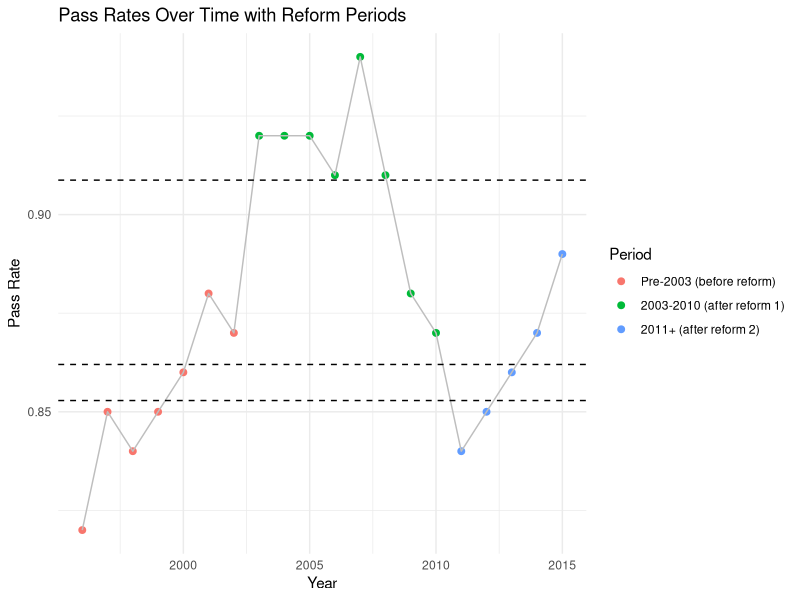
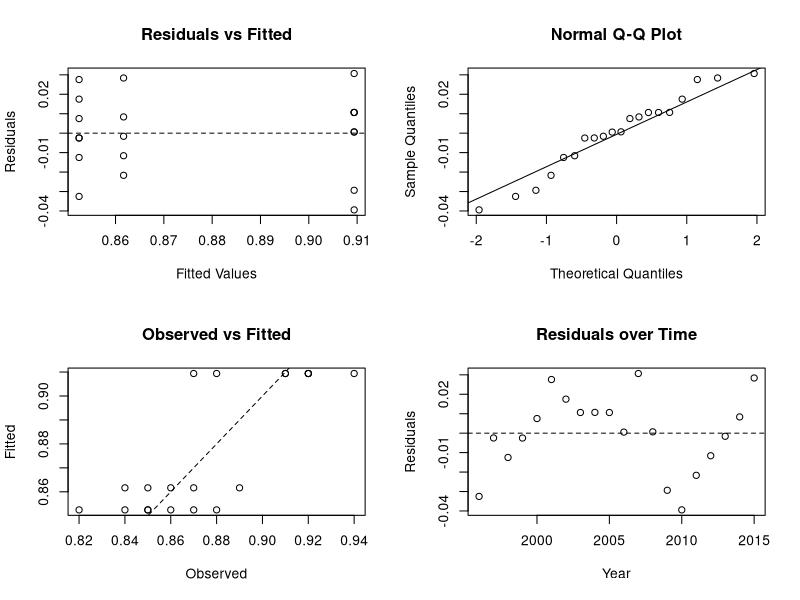
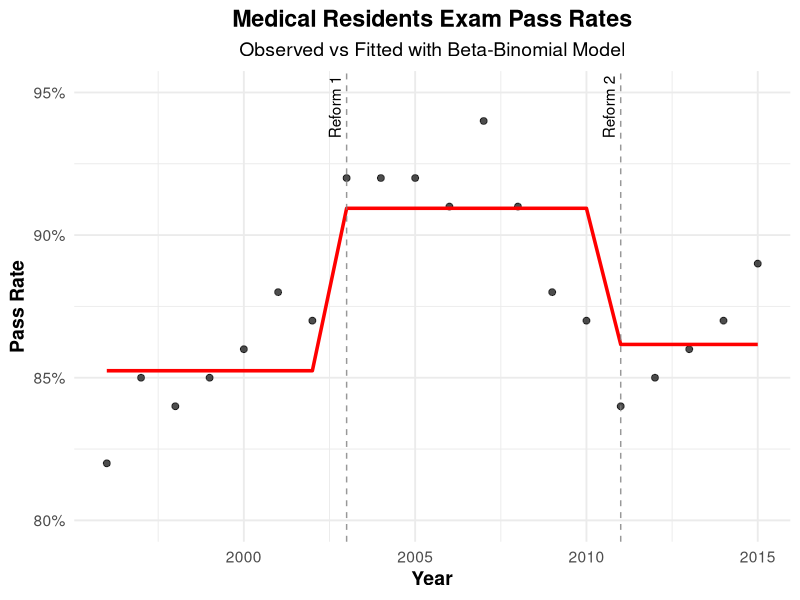
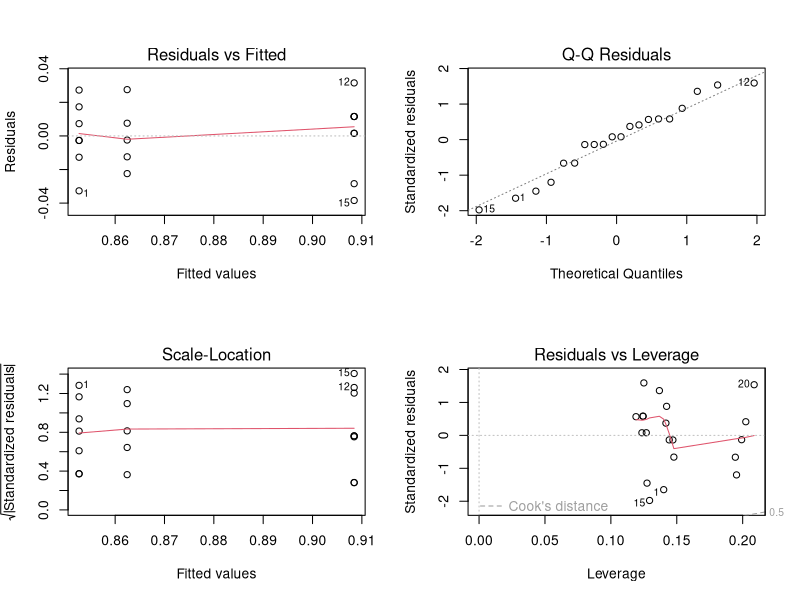
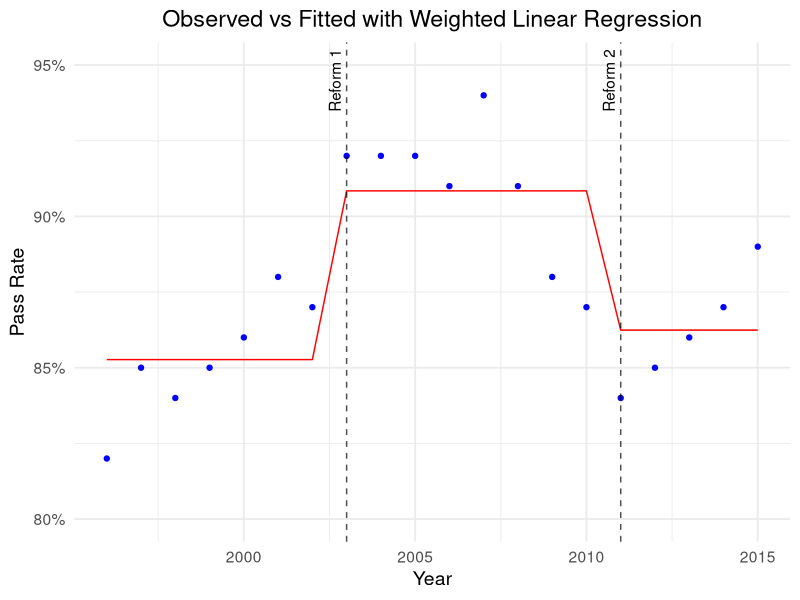

Reproduce these figures in R, in order.
## ---- chunk 1
data <- read.table("data.txt", header = TRUE, as.is = TRUE)
head(data)
## ---- chunk 2
library(dplyr)
library(ggplot2)

# Split up reform periods
data$Period <- cut(
  data$Year,
  breaks = c(1995, 2002, 2010, 2020),
  labels = c(
    "Pre-2003 (before reform)",
    "2003-2010 (after reform 1)",
    "2011+ (after reform 2)"
  )
)

# Compute average Pct for each period
period_means <- data |>
  group_by(Period) |>
  summarise(mean_pct = mean(Pct, na.rm = TRUE))

# Plot points, lines, and dashed horizontal lines
ggplot(data, aes(x = Year, y = Pct, color = Period)) +
  geom_point(size = 2) +
  geom_line(aes(group = 1), color = "grey") +
  geom_hline(
    data = period_means,
    aes(yintercept = mean_pct),
    linetype = "dashed",
    color = "black"
  ) +
  labs(
    title = "Pass Rates Over Time with Reform Periods",
    y = "Pass Rate",
    x = "Year"
  ) +
  theme_minimal()

aggregate(Pct ~ Period, data, mean)
## ---- chunk 3
library(VGAM)
library(ggplot2)
library(dplyr)
library(scales)
library(broom)
library(car)
library(sandwich)
## ---- chunk 4

x <- read.table("data.txt", header = TRUE, as.is = TRUE)

x$Pass <- round(x$N * x$Pct)
x$Fail <- x$N - x$Pass

x$timeperiod <- rep(1, nrow(x))
x$timeperiod[x$Year > 2002] <- 2
x$timeperiod[x$Year > 2010] <- 3
x$timeperiod <- factor(x$timeperiod, levels = c(1,2,3), 
                       labels = c("tp1","tp2","tp3"))

bb_model <- vglm(cbind(Pass, Fail) ~ timeperiod, betabinomial, data = x)
binomial_model <- glm(cbind(Pass, Fail) ~ timeperiod, family = binomial, data = x)


coef_all <- Coef(bb_model)
se_all   <- sqrt(diag(vcov(bb_model)))

coef_mu  <- coef_all[c("(Intercept):1", "timeperiodtp2", "timeperiodtp3")]
coef_rho <- coef_all["(Intercept):2"]

se_mu  <- se_all[c("(Intercept):1", "timeperiodtp2", "timeperiodtp3")]
se_rho <- se_all["(Intercept):2"]

z_mu  <- coef_mu / se_mu
z_rho <- coef_rho / se_rho

p_mu  <- 2 * pnorm(-abs(z_mu))
p_rho <- 2 * pnorm(-abs(z_rho))

odds_ratios <- exp(coef_mu)
pred_probs  <- plogis(coef_mu)

ci_lower <- exp(coef_mu - 1.96*se_mu)
ci_upper <- exp(coef_mu + 1.96*se_mu)

summary_table <- data.frame(
  Predictor = c("(Intercept) mu", "timeperiodtp2", "timeperiodtp3", "(Intercept) rho"),
  Log_Odds  = round(c(coef_mu, coef_rho), 3),
  Std_Error = round(c(se_mu, se_rho), 3),
  Z_value   = round(c(z_mu, z_rho), 3),
  P_value   = signif(c(p_mu, p_rho), 3),
  Odds_Ratio = c(round(odds_ratios,3), NA),
  CI_lower   = c(round(ci_lower,3), NA),
  CI_upper   = c(round(ci_upper,3), NA),
  Predicted_Prob = c(round(pred_probs,3), NA)
)

print("=== Model Summary Table (aligned correctly) ===")
print(summary_table)

cat("Beta-Binomial AIC:", AIC(bb_model), "\n")
cat("Standard Binomial AIC:", AIC(binomial_model), "\n")

x$fitted_prob <- fitted(bb_model)[,1]
x$resid_resp  <- residuals(bb_model, type = "response")

par(mfrow = c(2, 2))
plot(x$fitted_prob, x$resid_resp,
     main = "Residuals vs Fitted",
     xlab = "Fitted Values", ylab = "Residuals")
abline(h = 0, lty = 2)

qqnorm(x$resid_resp)
qqline(x$resid_resp)

plot(x$Pct, x$fitted_prob,
     main = "Observed vs Fitted",
     xlab = "Observed", ylab = "Fitted")
abline(0,1,lty=2)

plot(x$Year, x$resid_resp,
     main = "Residuals over Time",
     xlab = "Year", ylab = "Residuals")
abline(h=0,lty=2)
par(mfrow = c(1,1))

## ---- chunk 5
ggplot(x, aes(x = Year)) +
  geom_point(aes(y = Pct), color = "black", size = 2, alpha = 0.7) +
  geom_line(aes(y = fitted_prob), color = "red", size = 1.2) +
  geom_vline(xintercept = c(2003, 2011), linetype = "dashed", color = "gray50", alpha = 0.8) +
  annotate("text", x = 2003, y = 0.945, label = "Reform 1", angle = 90, vjust = -0.5) +
  annotate("text", x = 2011, y = 0.945, label = "Reform 2", angle = 90, vjust = -0.5) +
  labs(
    title = "Medical Residents Exam Pass Rates",
    subtitle = "Observed vs Fitted with Beta-Binomial Model",
    y = "Pass Rate",
    x = "Year"
  ) +
  scale_y_continuous(limits = c(0.8, 0.95), labels = scales::percent) +
  theme_minimal(base_size = 14) +
  theme(
    plot.title = element_text(hjust = 0.5, face = "bold"),
    plot.subtitle = element_text(hjust = 0.5),
    axis.title = element_text(face = "bold")
  )
## ---- chunk 6

# linear model fit 
linear_model <- lm(Pct ~ timeperiod, data = x, weights = N)
tidy(linear_model, conf.int = TRUE)

# predicted period means with 95% ci 
newdat <- data.frame(timeperiod = factor(c("tp1","tp2","tp3"), 
                                         levels=c("tp1","tp2","tp3")))
pred <- predict(linear_model, 
                newdata = newdat, se.fit = TRUE)

# SEs for predictions
X <- model.matrix(~ timeperiod, newdat)
Vrob <- vcovHC(linear_model, type = "HC1")
se_pred <- sqrt(diag(X %*% Vrob %*% t(X)))
cbind(newdat,
      fit = pred$fit,
      lo = pred$fit - 1.96*se_pred,
      hi = pred$fit + 1.96*se_pred)

# tp3 vs tp2
linearHypothesis(linear_model, "timeperiodtp3 - timeperiodtp2 = 0", vcov.=vcovHC(linear_model, type="HC1"))

# residual plots
par(mfrow=c(2,2))
plot(linear_model)
par(mfrow=c(1,1))

# can do aic comparing with / without time period (chat?)
# i will finish writing the confidence interval stuff later
## ---- chunk 7

x$fitted_lm <- predict(linear_model, newdata = x)

ggplot(x, aes(x = Year)) +
  geom_point(aes(y = Pct), color = "blue") +  
  geom_line(aes(y = fitted_lm), color = "red") +         
  geom_vline(xintercept = c(2003, 2011), linetype = "dashed", color = "black", alpha = 0.7) +
  annotate("text", x = 2003, y = 0.945, label = "Reform 1", angle = 90, vjust = -0.5) +
  annotate("text", x = 2011, y = 0.945, label = "Reform 2", angle = 90, vjust = -0.5) +
  labs(title = "Observed vs Fitted with Weighted Linear Regression",
       y = "Pass Rate",
       x = "Year") +
  scale_y_continuous(limits = c(0.8, 0.95), labels = percent) +
  theme_minimal(base_size = 14) +
  theme(
    plot.title = element_text(hjust = 0.5),
    plot.subtitle = element_text(hjust = 0.5),
    axis.title = element_text()
  )
